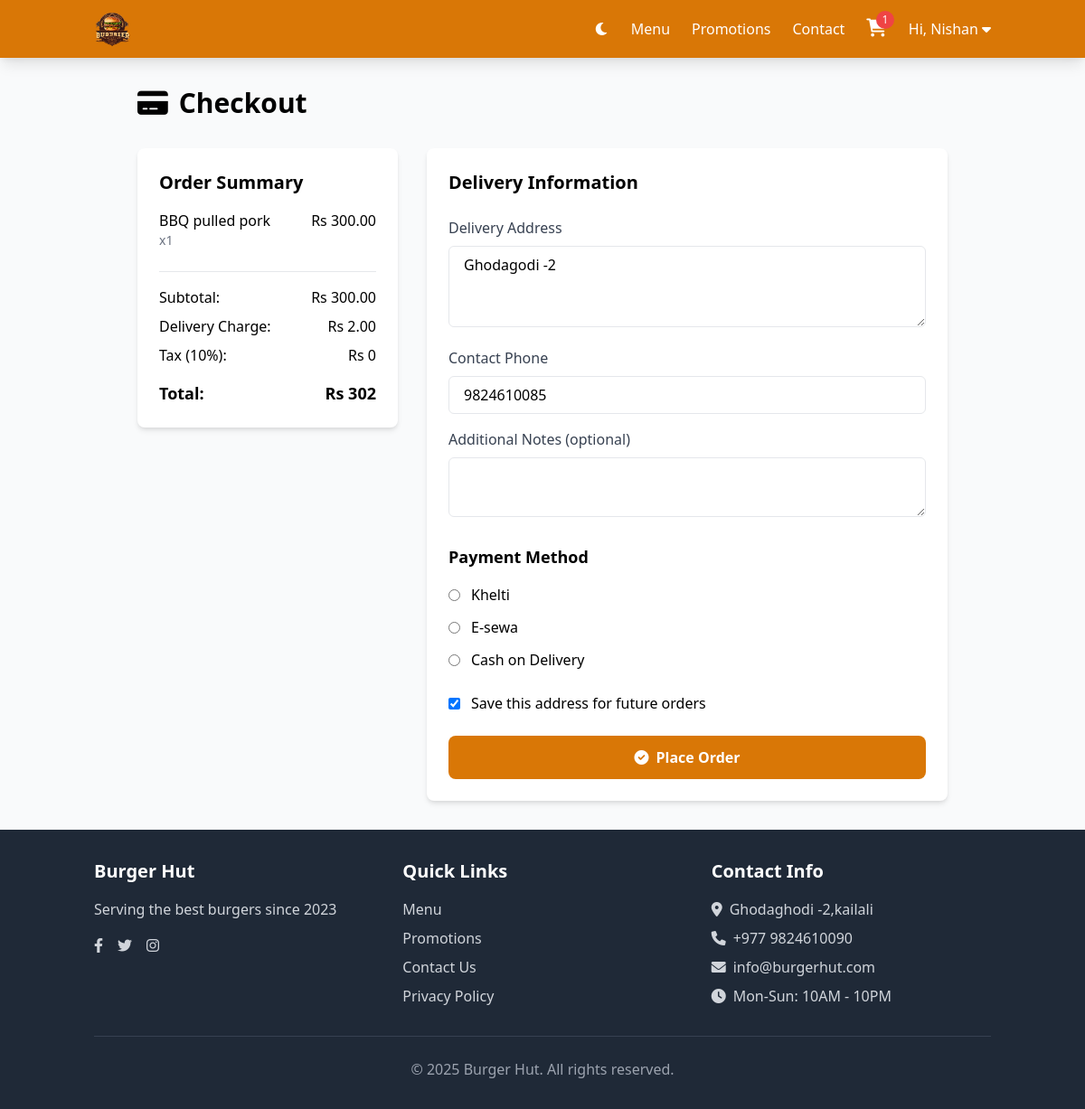
The app's page /checkout/ (signed in) with its own data.
### accounts/models.py (models this page shows, shortened)
class CustomUser(AbstractUser):
    phone_number = models.CharField(max_length=15, blank=True, null=True)
    address = models.TextField(blank=True, null=True)
    profile_picture = models.ImageField(upload_to='profile_pictures/', blank=True, null=True)
    birth_date = models.DateField(null=True, blank=True)
    receive_promotions = models.BooleanField(default=True)
    groups = models.ManyToManyField(
        Group,
        related_name="accounts_customuser_set",  # Changed to unique name
        blank=True,
        verbose_name="groups",
        help_text="The groups this user belongs to."
    )
    user_permissions = models.ManyToManyField(
        Permission,
        related_name="accounts_customuser_set",  # Changed to unique name
        blank=True,
        verbose_name="user permissions",
        help_text="Specific permissions for this user."
    )

### main_app/models.py (models this page shows, shortened)
class OrderItem(models.Model):
    order = models.ForeignKey(Order, on_delete=models.CASCADE, related_name="items")
    menu_item = models.ForeignKey(MenuItem, on_delete=models.PROTECT)
    quantity = models.PositiveIntegerField(default=1)
    special_requests = models.TextField(blank=True, null=True)
    price_at_order = models.DecimalField(max_digits=6, decimal_places=2, blank=True, null=True)
    def total_price(self):
        return (self.price_at_order or self.menu_item.price) * self.quantity

class MenuItem(models.Model):
    name = models.CharField(max_length=100)
    category = models.ForeignKey(Category, on_delete=models.SET_NULL, null=True, related_name='menu_items')
    price = models.DecimalField(max_digits=6, decimal_places=2, validators=[MinValueValidator(0)])
    description = models.TextField(blank=True, null=True)
    image = models.ImageField(upload_to='menu_images/', blank=True, null=True)
    is_available = models.BooleanField(default=True)
    is_featured = models.BooleanField(default=False, verbose_name="Featured Item")
    preparation_time = models.PositiveSmallIntegerField(default=15, help_text="Estimated preparation time in minutes")
    calories = models.PositiveIntegerField(blank=True, null=True)
    created_at = models.DateTimeField(auto_now_add=True)
    updated_at = models.DateTimeField(auto_now=True)
    class Meta:
        ordering = ['category__display_order', 'name']

class Order(models.Model):
    STATUS_CHOICES = [
        ('pending', 'Pending'),
        ('preparing', 'Preparing'),
        ('ready', 'Ready for Pickup'),
        ('delivering', 'Out for Delivery'),
        ('completed', 'Completed'),
        ('cancelled', 'Cancelled'),
    ]
    PAYMENT_METHODS = [
        ('cash', 'Cash'),
        ('khalti', 'Khalti'),
        ('e-sewa', 'E-sewa'),
    ]
    user = models.ForeignKey(settings.AUTH_USER_MODEL, on_delete=models.SET_NULL, null=True, blank=True)
    status = models.CharField(max_length=20, choices=STATUS_CHOICES, default='pending')
    created_at = models.DateTimeField(auto_now_add=True)
    promotions = models.ManyToManyField('Promotion', blank=True)
    updated_at = models.DateTimeField(auto_now=True)
    total_price = models.DecimalField(max_digits=8, decimal_places=2, default=0)
    delivery_address = models.TextField(blank=True, null=True)
    contact_phone = models.CharField(max_length=15, blank=True, null=True)
    special_instructions = models.TextField(blank=True, null=True)
    payment_method = models.CharField(max_length=20, choices=PAYMENT_METHODS, default='cash')
    is_paid = models.BooleanField(default=False)
    pidx = models.CharField(max_length=100, blank=True, null=True, verbose_name="Khalti Transaction ID")
    estimated_delivery_time = models.DateTimeField(blank=True, null=True)
    @classmethod
    def get_pending_order(cls, user):
        order, created = cls.objects.get_or_create(
            user=user,
            status='pending',
            defaults={
                'total_price': 0,
                'payment_method': 'cash',
                'is_paid': False
            }
        )
        return order
    class Meta:
        ordering = ['-created_at']

### main_app/views.py (the view, shortened to what this page needs)
# urls.py: path('checkout/', views.CheckoutView.as_view(), name='checkout'),
class CheckoutView(LoginRequiredMixin, View):
    def get(self, request):
        try:
            order = Order.get_pending_order(request.user)
            if not order.items.exists():
                messages.warning(request, "Your cart is empty")
                return redirect('menu')
            context = {
                'order': order,
                'form': CheckoutForm(initial=self._get_initial_data(request)),
                'delivery_charge': Decimal('2.00'),
            }
            return render(request, 'app/checkout.html', context)
        except Exception as e:
            logger.error(f"Checkout error: {str(e)}")
            messages.error(request, "Error loading checkout page")
            return redirect('cart')
    def _get_initial_data(self, request):
        return {
            'delivery_address': request.user.address,
            'contact_phone': request.user.phone_number,
        }

### main_app/templates/app/checkout.html (shortened to what this page needs)
{% extends 'layout/base.html' %}
{% load static %}
{% block content %}
<div class="max-w-4xl mx-auto">
    <h1 class="text-3xl font-bold mb-8 flex items-center">
        <i class="fas fa-credit-card mr-3"></i> Checkout
    </h1>
    <div class="flex flex-col md:flex-row gap-8">
        <div class="md:w-1/3">
            <div class="bg-white rounded-lg shadow-md p-6 sticky top-4">
                <h2 class="text-xl font-bold mb-4">Order Summary</h2>
                <div class="space-y-4 mb-6">
                    {% for item in order.items.all %}
                    <div class="flex justify-between">
                        <div>
                            <span class="font-medium">{{ item.menu_item.name }}</span>
                            <span class="text-gray-500 text-sm block">x{{ item.quantity }}</span>
                        </div>
                        <span>Rs {{ item.total_price }}</span>
                    </div>
                    {% endfor %}
                </div>
                <div class="border-t border-gray-200 pt-4 space-y-2">
                    <div class="flex justify-between">
                        <span>Subtotal:</span>
                        <span>Rs {{ order.total_price }}</span>
                    </div>
                    <div class="flex justify-between">
                        <span>Delivery Charge:</span>
                        <span>Rs {{ delivery_charge }}</span>
                    </div>
                    <div class="flex justify-between">
                        <span>Tax (10%):</span>
                        <span>Rs {% widthratio order.total_price 1 0.1 %}</span>
                    </div>
                    <div class="flex justify-between font-bold text-lg pt-2">
                        <span>Total:</span>
                        <span>Rs {% widthratio order.total_price|add:delivery_charge 1 1.1 %}</span>
                    </div>
                </div>
            </div>
        </div>
        <div class="md:w-2/3">
            <div class="bg-white rounded-lg shadow-md p-6">
                <h2 class="text-xl font-bold mb-6">Delivery Information</h2>
                <form method="post" id="checkout-form">
                    <div class="mb-4">
                        <label class="block text-gray-700 mb-2" for="{{ form.delivery_address.id_for_label }}">
                            {{ form.delivery_address.label }}
                        </label>
                        {{ form.delivery_address }}
                    </div>
                    <div class="mb-4">
                        <label class="block text-gray-700 mb-2" for="{{ form.contact_phone.id_for_label }}">
                            {{ form.contact_phone.label }}
                        </label>
                        {{ form.contact_phone }}
                    </div>
                    <div class="mb-6">
                        <label class="block text-gray-700 mb-2" for="{{ form.additional_notes.id_for_label }}">
                            {{ form.additional_notes.label }}
                        </label>
                        {{ form.additional_notes }}
                    </div>
                    <div class="mb-6">
                        <h3 class="text-lg font-semibold mb-4">{{ form.payment_method.label }}</h3>
                        <div class="space-y-3">
                            {% for choice in form.payment_method %}
                            <label class="flex items-center space-x-3">
                                {{ choice.tag }}
                                <span>{{ choice.choice_label }}</span>
                            </label>
                            {% endfor %}
                        </div>
                    </div>
                    <div class="mb-6">
                        <label class="flex items-center space-x-3">
                            {{ form.save_address }}
                            <span>{{ form.save_address.label }}</span>
                        </label>
                    </div>
                    <button type="submit" id="place-order-btn" class="w-full bg-yellow-600 text-white py-3 px-4 rounded-lg font-bold hover:bg-yellow-700 transition flex items-center justify-center">
                        <i class="fas fa-check-circle mr-2"></i> Place Order
                    </button>
                </form>
            </div>
        </div>
    </div>
</div>
{% endblock %}

### main_app/templates/layout/base.html (shortened to what this page needs)
<!DOCTYPE html>
{% load static %}
<html lang="en">
<head>
    <link href="https://cdn.jsdelivr.net/npm/tailwindcss@2.2.19/dist/tailwind.min.css" rel="stylesheet">
    <link rel="stylesheet" href="https://cdnjs.cloudflare.com/ajax/libs/font-awesome/6.0.0-beta3/css/all.min.css">
</head>
<body class="bg-gray-50">
    <nav class="bg-yellow-600 text-white shadow-lg sticky top-0 z-50">
        <div class="container mx-auto px-4 py-3 flex justify-between items-center nav-container">
            <div class="logo-container md:static md:transform-none">
                <a href="{% url 'home' %}" class="flex items-center">
                    <img src="{% static 'img/iconlogo.png' %}" alt="Burger Hut Logo"
                        class="h-10 transition-transform duration-300 transform hover:scale-105">
                </a>
            </div>
            <div class="hidden md:flex space-x-6 items-center">
                <button id="theme-toggle" class="text-white hover:text-yellow-200 transition duration-200">
                    <i class="fas fa-moon" id="theme-icon"></i>
                </button>
                <a href="{% url 'menu' %}" class="hover:text-yellow-200 transition duration-200">Menu</a>
                <a href="{% url 'promotions' %}" class="hover:text-yellow-200 transition duration-200">Promotions</a>
                <a href="{% url 'contact' %}" class="hover:text-yellow-200 transition duration-200">Contact</a>
                {% if user.is_authenticated %}
                    <a href="{% url 'cart' %}" class="relative hover:text-yellow-200 transition duration-200 ml-4">
                        <i class="fas fa-shopping-cart text-xl"></i>
                        {% if cart_count > 0 %}
                            <span class="absolute -top-2 -right-2 bg-red-500 text-white text-xs rounded-full h-5 w-5 flex items-center justify-center">
                                {{ cart_count }}
                            </span>
                        {% endif %}
                    </a>
                    <div class="dropdown relative ml-4">
                        <button class="flex items-center space-x-1 focus:outline-none">
                            <span>Hi, {{ user.first_name|default:user.username }}</span>
                            <i class="fas fa-caret-down"></i>
                        </button>
                    </div>
                {% else %}
                    <div class="flex space-x-4 ml-4">
                        <a href="{% url 'login' %}" class="hover:text-yellow-200 transition duration-200">Login</a>
                        <a href="{% url 'register' %}" class="bg-yellow-700 px-4 py-2 rounded hover:bg-yellow-800 transition duration-200">Register</a>
                    </div>
                {% endif %}
            </div>
        </div>
    </nav>
    <main class="container mx-auto px-4 py-8 min-h-screen">
        {% block content %}{% endblock %}
    </main>
    <footer class="bg-gray-800 text-white py-8">
        <div class="container mx-auto px-4">
            <div class="grid grid-cols-1 md:grid-cols-3 gap-8">
                <div>
                    <h3 class="text-xl font-bold mb-4">Burger Hut</h3>
                    <p class="text-gray-300">Serving the best burgers since 2023</p>
                    <div class="flex space-x-4 mt-4">
                        <a href="#" class="text-gray-300 hover:text-yellow-400 transition duration-200"><i class="fab fa-facebook-f"></i></a>
                        <a href="#" class="text-gray-300 hover:text-yellow-400 transition duration-200"><i class="fab fa-twitter"></i></a>
                        <a href="#" class="text-gray-300 hover:text-yellow-400 transition duration-200"><i class="fab fa-instagram"></i></a>
                    </div>
                </div>
                <div>
                    <h3 class="text-xl font-bold mb-4">Quick Links</h3>
                    <ul class="space-y-2">
                        <li><a href="{% url 'menu' %}" class="text-gray-300 hover:text-yellow-400 transition duration-200">Menu</a></li>
                        <li><a href="{% url 'promotions' %}" class="text-gray-300 hover:text-yellow-400 transition duration-200">Promotions</a></li>
                        <li><a href="{% url 'contact' %}" class="text-gray-300 hover:text-yellow-400 transition duration-200">Contact Us</a></li>
                        <li><a href="#" class="text-gray-300 hover:text-yellow-400 transition duration-200">Privacy Policy</a></li>
                    </ul>
                </div>
                <div>
                    <h3 class="text-xl font-bold mb-4">Contact Info</h3>
                    <div class="space-y-2 text-gray-300">
                        <p class="flex items-center"><i class="fas fa-map-marker-alt mr-2"></i> Ghodaghodi -2,kailali</p>
                        <p class="flex items-center"><i class="fas fa-phone mr-2"></i> +977 9824610090</p>
                        <p class="flex items-center"><i class="fas fa-envelope mr-2"></i> info@burgerhut.com</p>
                        <p class="flex items-center"><i class="fas fa-clock mr-2"></i> Mon-Sun: 10AM - 10PM</p>
                    </div>
                </div>
            </div>
            <div class="border-t border-gray-700 mt-8 pt-6 text-center text-gray-400">
                <p>&copy; <span id="current-year">2023</span> Burger Hut. All rights reserved.</p>
            </div>
        </div>
    </footer>
</body>
</html>

### records on screen
CustomUser: first_name "Nishan"
OrderItem: menu_item.name "BBQ pulled pork", quantity "1", total_price "300.00"
Order: total_price "300.00", total_price "0", total_price "302"

### other values on screen
{{ cart_count }} "1"
{{ delivery_charge }} "2.00"
{{ choice.choice_label }} "Khelti" "E-sewa" "Cash on Delivery"
